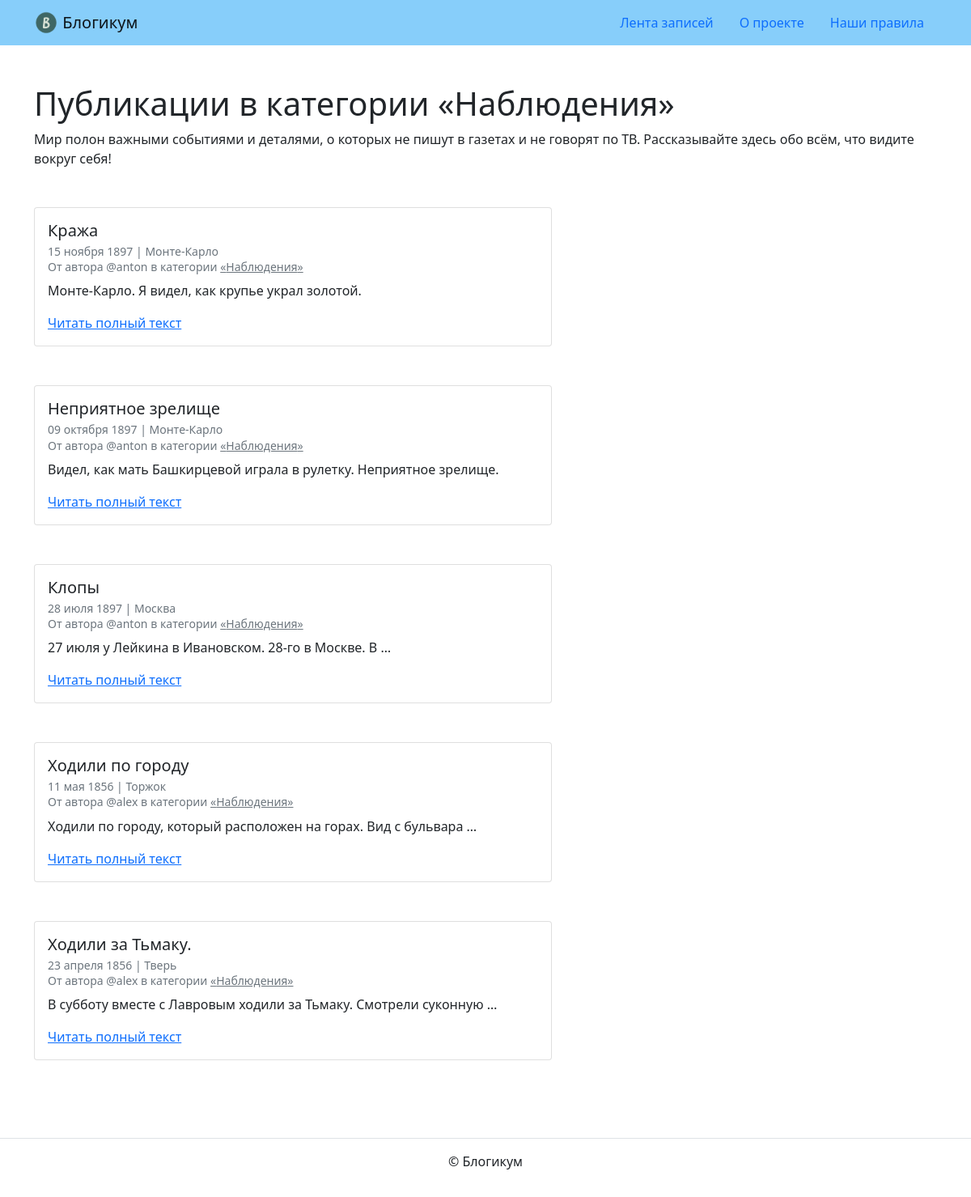
The page /category/details/ on the database its author committed.
### blog/models.py (models this page shows)
class Blog(models.Model):
    is_published = models.BooleanField(
        default=True,
        verbose_name="Опубликовано",
        help_text="Снимите галочку, чтобы скрыть публикацию.",
    )
    created_at = models.DateTimeField(
        auto_now_add=True,
        verbose_name="Добавлено"
    )
    class Meta:
        abstract = True

class Category(Blog):
    title = models.CharField(max_length=256, verbose_name="Заголовок")
    description = models.TextField(verbose_name="Описание")
    slug = models.SlugField(unique=True,
                            verbose_name="Идентификатор",
                            help_text="Идентификатор страницы для URL; "
                                      "разрешены символы латиницы, "
                                      "цифры, дефис и подчёркивание."
                            )
    class Meta:
        verbose_name = 'категория'
        verbose_name_plural = 'Категории'

class Post(Blog):
    title = models.CharField(max_length=256, verbose_name="Заголовок")
    text = models.TextField(verbose_name="Текст")
    pub_date = models.DateTimeField(
        verbose_name="Дата и время публикации",
        help_text="Если установить дату "
                  "и время в будущем — "
                  "можно делать отложенные публикации."
    )
    author = models.ForeignKey(
        User,
        on_delete=models.CASCADE,
        verbose_name="Автор публикации",
        related_name="posts"
    )
    location = models.ForeignKey(
        Location,
        on_delete=models.SET_NULL,
        verbose_name="Местоположение",
        null=True,
        blank=True,
        related_name="posts"
    )
    category = models.ForeignKey(
        Category,
        on_delete=models.SET_NULL,
        verbose_name="Категория",
        null=True,
        related_name="posts"
    )
    class Meta:
        verbose_name = 'публикация'
        verbose_name_plural = 'Публикации'

class Location(Blog):
    name = models.CharField(max_length=256, verbose_name="Название места")
    class Meta:
        verbose_name = 'местоположение'
        verbose_name_plural = 'Местоположения'

### blog/views.py (the view)
# urls.py: path('category/<slug:category_slug>/', views.category_posts,
def category_posts(request, category_slug):
    category = get_object_or_404(
        Category,
        slug=category_slug,
        is_published=True
    )
    posts = index_posts(category.posts)
    return render(
        request,
        'blog/category.html',
        {
            'post_list': posts,
            'category': category
        }
    )

### blog/views.py (called while the page is built)
def index_posts(posts):
    dt_now = timezone.now()
    posts = posts.filter(
        pub_date__lte=dt_now,
        is_published=True,
        category__is_published=True
    )
    return posts.order_by('-pub_date')

### templates/blog/category.html (shortened to what this page needs)
{% extends "base.html" %}
{% block content %}
<h1>Публикации в категории «{{ category.title }}»</h1>
<p class="mb-5">{{ category.description }}</p>
{% for post in post_list %}
  <article class="mb-5">
    {% include "includes/post_card.html" %}
  </article>
{% endfor %}
{% endblock %}

### templates/includes/post_card.html
<div class="card" style="width: 40rem;">
  <div class="card-body">
    <h5 class="card-title">{{ post.title }}</h5>
    <h6 class="card-subtitle mb-2 text-muted">
      <small>
        {{ post.pub_date|date:"d E Y" }} | {% if post.location and post.location.is_published %}{{ post.location.name }}{% else %}Планета Земля{% endif %}<br>
        От автора @{{ post.author.username }} в категории {% include "includes/category_link.html" %}
      </small>
    </h6>
    <p class="card-text">{{ post.text|truncatewords:10 }}</p>
    <a href="{% url 'blog:post_detail' post.id %}" class="card-link">Читать полный текст</a>
  </div>
</div>

### templates/includes/category_link.html
<a class="text-muted" href="{% url 'blog:category_posts' post.category.slug %}">
  «{{ post.category.title }}»
</a>

### rows shown on the page
Category: title "Наблюдения", description "Мир полон важными событиями и деталями, о которых не пишут в газетах и не говорят по ТВ. Рассказывайте здесь обо всём, что видите вокруг себя!"
Post: title "Кража", pub_date "15 ноября 1897", location.name "Монте-Карло", author.username "anton", category "Наблюдения", text "Монте-Карло. Я видел, как крупье украл золотой."
Post: title "Неприятное зрелище", pub_date "09 октября 1897", location.name "Монте-Карло", author.username "anton", category "Наблюдения", text "Видел, как мать Башкирцевой играла в рулетку. Неприятное зрелище."
Post: title "Клопы", pub_date "28 июля 1897", location.name "Москва", author.username "anton", category "Наблюдения", text "27 июля у Лейкина в Ивановском. 28-го в Москве. В …"
Post: title "Ходили по городу", pub_date "11 мая 1856", location.name "Торжок", author.username "alex", category "Наблюдения", text "Ходили по городу, который расположен на горах. Вид с бульвара …"
Post: title "Ходили за Тьмаку.", pub_date "23 апреля 1856", location.name "Тверь", author.username "alex", category "Наблюдения", text "В субботу вместе с Лавровым ходили за Тьмаку. Смотрели суконную …"
